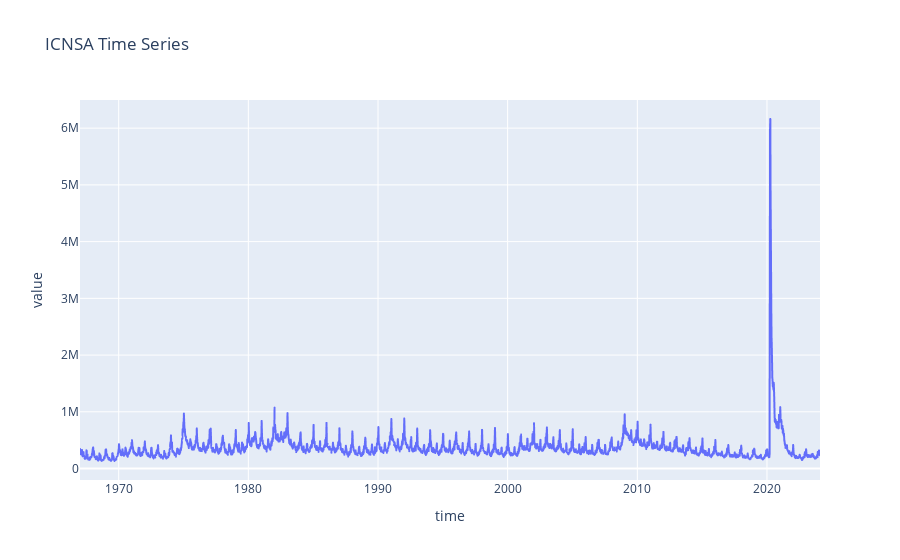

This figure's notebook cell:
### Markdown cell above
# Assignment1: Forecasting values without handling extreme values

### Code cell
from fredapi import Fred
import plotly.express as px

api_key = "53b538f58efe93c97a8626e8559a0372"
fred = Fred(api_key=api_key)

series_id = "ICNSA"
data = fred.get_series(series_id)

df = data.to_frame().reset_index()
df.columns = ['time', 'value']

# Ploting the time series using Plotly
fig = px.line(df, x='time', y='value', title=f"{series_id} Time Series")
fig.show()

### Figure 1 — Plotly figure (JSON) as saved in the notebook; plotly's stock layout.template omitted (floating-point values rounded to 4 significant figures; data arrays with more than 128 entries replaced by an {"elided": "..."} marker saying what was removed)
{"data": [{"hovertemplate": "time=%{x}<br>value=%{y}<extra></extra>", "legendgroup": "", "line": {"color": "#636efa", "dash": "solid"}, "marker": {"symbol": "circle"}, "mode": "lines", "name": "", "showlegend": false, "type": "scattergl", "x": {"elided": "2979 str values"}, "xaxis": "x", "y": {"elided": "2979 int values"}, "yaxis": "y"}], "layout": {"legend": {"tracegroupgap": 0}, "title": {"text": "ICNSA Time Series"}, "xaxis": {"anchor": "y", "domain": [0, 1], "title": {"text": "time"}}, "yaxis": {"anchor": "x", "domain": [0, 1], "title": {"text": "value"}}}}
